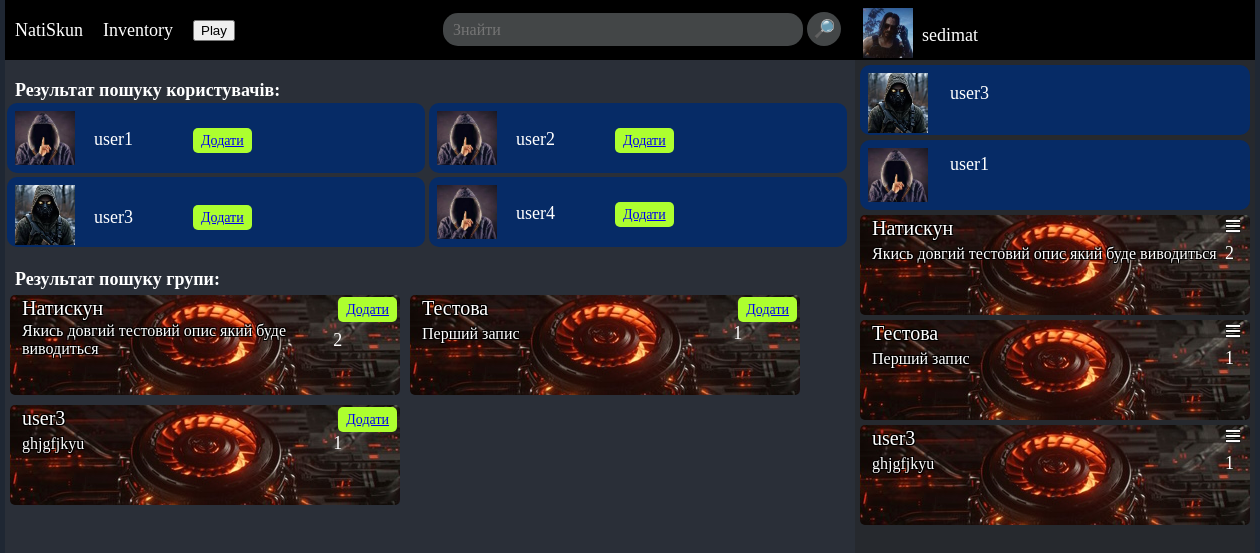
The app's page /search/1 (signed in) with its own data.
### Natiskun/models.py (models this page shows, shortened)
class UserProfile(models.Model):
    id_user = models.ForeignKey(User, on_delete=models.CASCADE, verbose_name="Користувач")
    avatar = models.ImageField(upload_to='avatar', default='avatar/avatar_crj2ayQ.jpg')
    phone = models.CharField(max_length=13, verbose_name="Телефон")
    key = models.TextField(max_length=8,verbose_name="Ключ")
    groups = models.ManyToManyField(Group, verbose_name="Групи користувача")
    class Meta:
        verbose_name = "Користувач додаток"
        verbose_name_plural = "Користувачі додаток"

class Group(models.Model):
    id_user = models.ForeignKey(User, on_delete=models.CASCADE, verbose_name="Користувач")
    name = models.CharField(max_length=40, verbose_name="Назва")
    description = models.TextField(blank=True, verbose_name="Опис")
    fon = models.ImageField(upload_to='group', default='group/fon1.jpg')
    timestamp = models.DateTimeField(auto_now_add=True)
    class Meta:
        verbose_name = "Група"
        verbose_name_plural = "Групи"

### Natiskun/views.py (the view, shortened to what this page needs)
# urls.py: path('search/<int:id>', views.search, name='search'),
def search(request, id=None):
    context = {}
    if request.user.username:
        user = User.objects.get(username=request.user.username)
        context.update({"user": user})
        context.update(U_Prof(request))
        context.update(contact_list(user))  # отримуемо список контактів
        context.update(user_groups(user))  # список груп користувача
    else:
        return redirect('index')
    if id == 1:
        list_user = User.objects.all()
        double_list_user = []
        for i in list_user:
            user_p = UserProfile.objects.get(id_user=i.id)
            double_list_user.append([i.username, user_p.avatar, i.id])
        context.update({"double_list_user": double_list_user})
        groups_of_user = Group.objects.all()
        list_groups1 = []
        for g in groups_of_user:
            len_messegs = GroupMesseg.objects.filter(id_group=g).count()
            list_groups1.append([g.name, g.description, g.id, len_messegs, str(g.id_user),g.fon])
        context.update({"list_groups1": list_groups1})
    return render(request, 'Natiskun/search.html', context=context)

### Natiskun/views.py (called while the page is built)
def user_groups(user=None, name=None):
    groups_of_user = None
    if name:
        groups_of_user = Group.objects.filter(name=name)
    else:
        if user:
            user_p = UserProfile.objects.get(id_user=user)
            groups_of_user = user_p.groups.all()
    list_groups = []
    for g in groups_of_user:
        len_messegs = GroupMesseg.objects.filter(id_group=g).count()
        list_groups.append([g.name, g.description, g.id, len_messegs, str(g.id_user), str(g.fon)])
    return {"list_groups": list_groups}

def contact_list(user):
    list_contact = UserList.objects.filter(id_user=user)
    list_cont = []
    for cont in list_contact:
        user_p = UserProfile.objects.get(id_user=cont.list_user)
        user_n = User.objects.get(username=cont.list_user)
        list_cont.append([user_p.avatar, user_n.username, ""])
    return {"list_cont": list_cont}

def U_Prof(request):
    try:
        user = User.objects.get(username=request.user.username)
        user_prof = UserProfile.objects.get(id_user=user)
        return {"user_prof": user_prof}
    except:
        return {"a": 0}

### templates/Natiskun/search.html (shortened to what this page needs)
{% extends "Natiskun/base.html" %}
{% block login %}
{% if user.is_authenticated %}
<table>
    <tr>
        <td width="50"><img class="avatar" src="{{ user_prof.avatar.url }}" style="width:50px;"></td>
        <td><a href="{% url 'user' %}" id="user" style="text-decoration: none;">{{ user.username }}</a></td>
    </tr>
</table>
{% endif %}
{% endblock %}
{% block navigation %}
    {% if user.is_authenticated %}
        {% for cont in list_cont %}
            <a href="{% url 'contact' cont.1 %}" style="text-decoration: none;">
                    <div class="group">
                        <table>
                            <tr id="test">
                                <td width="60"><img class="avatar" src="{{ cont.0.url }}" style="width:60px;"></td>
                                <td>
                                    <table>
                                        <tr id="test">
                                            <td height="15"><p id="mess">{{ cont.1 }}</p></td>
                                        </tr>
                                        <tr id="test">
                                            <td  height="20"><p id="mess1">{{ cont.2 }}</p></td>
                                        </tr>
                                    </table>
                                </td>
                            </tr>
                        </table>
                    </div>
                </a>
        {% endfor %}
        {% for group in list_groups %}
        <a href="{% url 'group' group.2 %}" id="user" style="text-decoration: none;">
            <div class="group0" style="background: url(/media/{{ group.5 }})">
                <table >
                    <tr id="test" >
                        <td width="350" class="mess_g">{{ group.0 }}</td>
                        <td class="mess"><img src="/media/seting.png" style="width:16px;"></td>
                    </tr>
                    <tr id="test" >
                        <td class="mess_g_r">{{ group.1 }}</td>
                        <td class="mess">{{ group.3 }}</td>
                    </tr>
                </table>
            </div>
        </a>
    {% endfor %}
    {% endif %}
{% endblock %}
{% block messeg %}
    <div class="search_result">
        {% if user.is_authenticated %}
            <div class="search_group">
            <h1 id="mess">Результат пошуку користувачів:</h1>
            {% for l in double_list_user %}
            {% if l.0 != user.username %}
                <div class="group1">
                    <table>
                        <tr>
                            <td width="60"><img class="avatar" src="{{ l.1.url }}" style="width:60px;"></td>
                            <td width="100"><p id="mess">{{ l.0 }}</p></td>
                            <td width="100"><a href="{% url 'add' l.2 %}" class="butt_green">Додати</a></td>
                        </tr>
                    </table>
                </div>
            {% endif %}
            {% endfor %}
        </div>
        <div class="search_group">
            <h1 id="mess">Результат пошуку групи:</h1>
        {% for group in list_groups1 %}
        <a href="#" id="user" style="text-decoration: none;">
            <div class="group2" style="background: url(/media/{{ group.5 }})">
                <table >
                    <tr id="test" >
                        <td width="350" class="mess_g">{{ group.0 }}</td>
                        <td class="mess"><a href="{% url 'add_g' group.2 %}" class="butt_green">Додати</a></td>
                    </tr>
                    <tr id="test" >
                        <td class="mess_g_r">{{ group.1 }}</td>
                        <td class="mess">{{ group.3 }}</td>
                    </tr>
                </table>
            </div>
        </a>
        {% endfor %}
        </div>
    {% endif %}
    </div>
{% endblock %}

### static/Natiskun/css/style.css (style rules this page uses)
body { display: flex; flex-direction: column; background-color: #1f2733; height: 100%; margin: 0px; padding: 0px; }
.butt_green { padding: 5px 8px 5px 8px; margin: 0px 0px 0px 5px; border-radius: 5px; font-family: cursive; font-size: 14px; background-color: greenyellow; }
.search_result { height: 120vh; }
.search_group { float: left; width: 850px; padding: 20px 0px 0px 0px; }
.group { border-radius: 10px; background-color: #062b66; margin: 5px; width: 390px; height: 70px; }
.group0 { border-radius: 5px; background-color: #062b66; margin: 5px; width: 390px; height: 100px; }
.group2 { float: left; border-radius: 5px; background-color: #062b66; margin: 5px; width: 390px; height: 100px; }
.group1 { float: left; border-radius: 10px; background-color: #062b66; margin: 2px; width: 418px; height: 70px; }
#user { font-family: cursive; font-size: 18px; color: white; }
#mess { margin: 0px 10px 0px 10px; font-family: cursive; font-size: 18px; color: white; }
.mess_g { color: white; text-shadow: -1px -1px 0 #000, 1px -1px 0 #000, -1px 1px 0 #000, 1px 1px 0 #000; padding: 0px 0px 0px 10px; font-family: cursive; font-size: 20px; }
.mess_g_r { color: white; text-shadow: -1px -1px 0 #000, 1px -1px 0 #000, -1px 1px 0 #000, 1px 1px 0 #000; padding: 0px 0px 0px 10px; font-family: cursive; font-size: 16px; }
.avatar { margin: 5px; }

### records on screen
UserProfile: avatar (picture)
Group: fon (picture), name "Натискун", description "Якись довгий тестовий опис який буде виводиться", name "Натискун", description "Якись довгий тестовий опис який буде виводиться"
Group: fon (picture), name "Тестова", description "Перший запис", name "Тестова", description "Перший запис"
Group: fon (picture), name "user3", description "ghjgfjkyu", name "user3", description "ghjgfjkyu"

### other values on screen
{{ user.username }} "sedimat"
{{ l.0 }} "user1" "user2" "user3" "user4"
{{ group.3 }} "2" "1" "1"
{{ cont.1 }} "user3" "user1"
